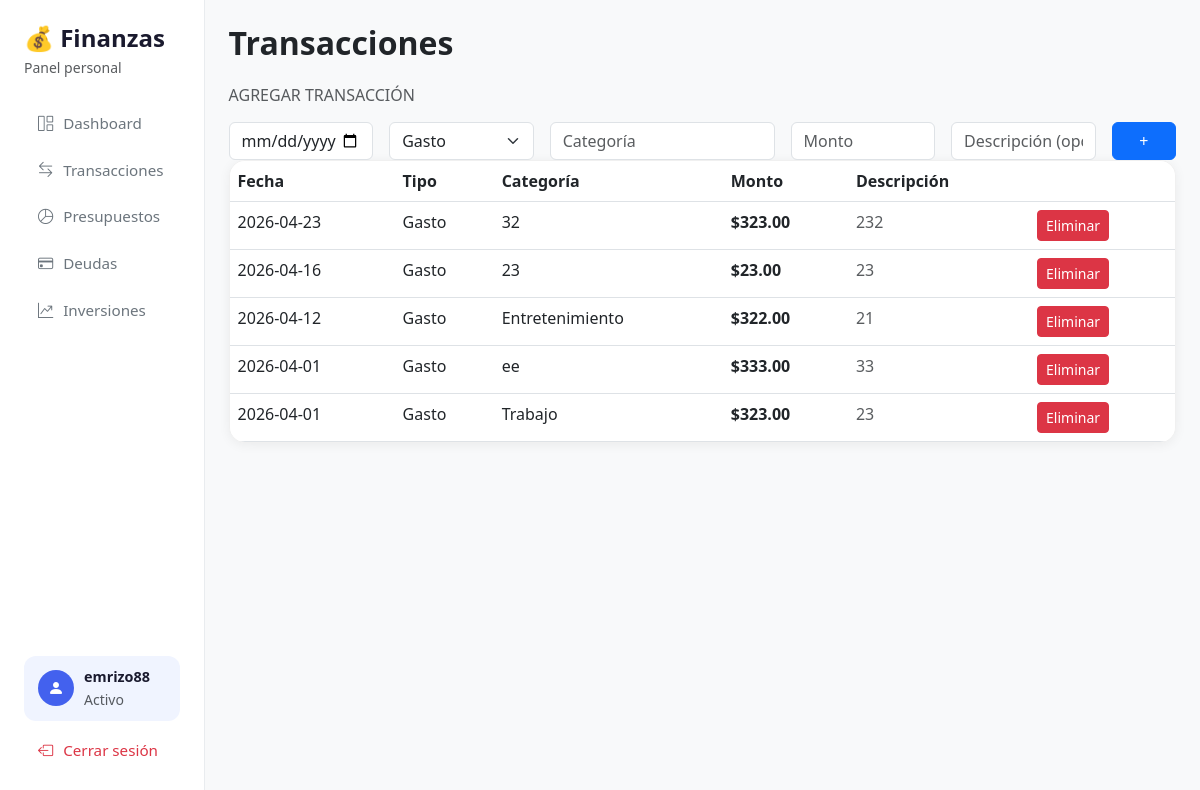
Page /transacciones (signed in) on the committed database.
### tables this page shows
CREATE TABLE transacciones (
            id          INTEGER PRIMARY KEY AUTOINCREMENT,
            user_id     INTEGER NOT NULL REFERENCES users(id),
            fecha       TEXT NOT NULL,
            tipo        TEXT NOT NULL CHECK(tipo IN ('gasto', 'ingreso')),
            categoria   TEXT NOT NULL,
            monto       REAL NOT NULL,
            descripcion TEXT
        );

### app.py (the view)
@app.route('/transacciones')
def transacciones():
    user_id = session['user_id']
    lista = obtener_transacciones(user_id)
    return render_template('transacciones.html', transacciones=lista)

### app.py (called while the page is built)
@app.before_request
def verificar_sesion():
    if request.endpoint in ('login', 'register', 'static'):
        return
    if 'user_id' not in session:
        return redirect(url_for('login'))
    g.username = session.get('username')

### database.py (called while the page is built)
def get_connection():
    conn = sqlite3.connect(DATABASE)
    conn.row_factory = sqlite3.Row
    return conn

def obtener_transacciones(user_id):
    conn = get_connection()
    cursor = conn.cursor()
    cursor.execute('''
        SELECT * FROM transacciones WHERE user_id = ? ORDER BY fecha DESC
    ''', (user_id,))
    transacciones = cursor.fetchall()
    conn.close()
    return transacciones

### templates/transacciones.html (shortened to what this page needs)
{% extends 'base.html' %}
{% block contenido %}
<div class="d-flex justify-content-between align-items-center mb-4">
    <h2 class="fw-bold mb-0">Transacciones</h2>
</div>
<div class="form-card">
    <h6 class="text-muted mb-3">AGREGAR TRANSACCIÓN</h6>
    <form action="/transacciones/agregar" method="POST">
        <div class="row g-3">
            <div class="col-md-2">
                <input type="date" name="fecha" class="form-control" required>
            </div>
            <div class="col-md-2">
                <select name="tipo" class="form-select" required>
                    <option value="gasto">Gasto</option>
                </select>
            </div>
            <div class="col-md-3">
                <input type="text" name="categoria" class="form-control" placeholder="Categoría" required>
            </div>
            <div class="col-md-2">
                <input type="number" name="monto" class="form-control" placeholder="Monto" step="0.01" required>
            </div>
            <div class="col-md-2">
                <input type="text" name="descripcion" class="form-control" placeholder="Descripción (opcional)">
            </div>
            <div class="col-md-1">
                <button type="submit" class="btn btn-primary w-100">+</button>
            </div>
        </div>
    </form>
</div>
<div class="tabla-card">
    <table class="table table-hover mb-0">
        <thead>
            <tr>
                <th>Fecha</th>
                <th>Tipo</th>
                <th>Categoría</th>
                <th>Monto</th>
                <th>Descripción</th>
                <th></th>
            </tr>
        </thead>
        <tbody>
            {% for t in transacciones %}
            <tr>
                <td>{{ t['fecha'] }}</td>
                <td>
                    <span class="badge-{{ t['tipo'] }}">
                        {{ t['tipo'] | capitalize }}
                    </span>
                </td>
                <td>{{ t['categoria'] }}</td>
                <td class="fw-semibold {{ 'color-ingreso' if t['tipo'] == 'ingreso' else 'color-gasto' }}">
                    ${{ '%.2f' | format(t['monto']) }}
                </td>
                <td class="text-muted">{{ t['descripcion'] or '—' }}</td>
                <td>
                    <form action="/transacciones/elminar/{{ t['id'] }}" method="POST">
                        <button type="submit" class="btn btn-danger btn-sm">Eliminar</button>
                    </form>
                </td>
            </tr>
            {% endfor %}
        </tbody>
    </table>
</div>
{% endblock %}

### static/css/style.css (style rules this page uses)
body { background-color: #f8f9fa; font-family: 'Segoe UI', system-ui, sans-serif; min-height: 100vh; }
.color-gasto { color: #e74c3c; }
.tabla-card { background: #ffffff; border-radius: 16px; overflow: hidden; box-shadow: 0 2px 12px rgba(0,0,0,0.06); border: 1px solid #f0f0f0; }

### rows in the picture
transacciones: fecha "2026-04-23", tipo "Gasto", categoria "32", monto "323.00", descripcion "232"
transacciones: fecha "2026-04-16", tipo "Gasto", categoria "23", monto "23.00", descripcion "23"
transacciones: fecha "2026-04-12", tipo "Gasto", categoria "Entretenimiento", monto "322.00", descripcion "21"
transacciones: fecha "2026-04-01", tipo "Gasto", categoria "ee", monto "333.00", descripcion "33"
transacciones: fecha "2026-04-01", tipo "Gasto", categoria "Trabajo", monto "323.00", descripcion "23"

### other values in the picture
{{ session['username'] }} "emrizo88"
